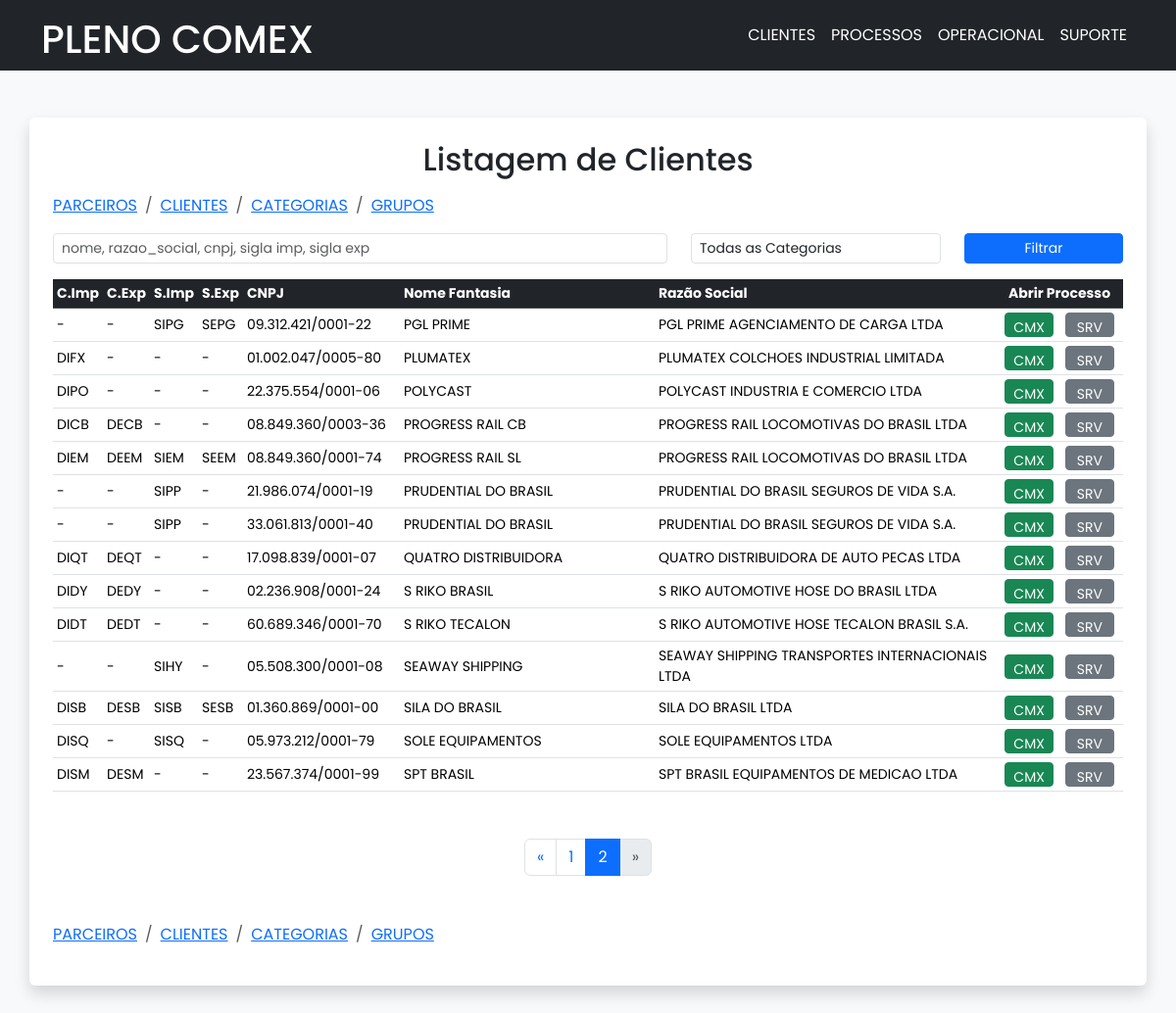
/clientes/?page=2, run on the app's committed database.
### operacional/models.py (models this page shows, shortened)
class Teste1Cliente(models.Model):
    STATUS_CHOICES = [
        ('A', 'ATIVO'),
        ('I', 'INATIVO'),
    ]
    nome = models.CharField(
        max_length=50, verbose_name='NOME FANTASIA', null=True, blank=True)
    razao_social = models.CharField(
        max_length=200, verbose_name='RAZÃO SOCIAL', null=True, blank=True)
    cnpj = models.CharField(
        max_length=25, verbose_name='CNPJ', null=True, blank=True)
    insc_est = models.CharField(
        max_length=25, verbose_name='INSC EST', null=True, blank=True)
    sigla_imp = models.CharField(
        max_length=5, verbose_name='SIGLA IMP', null=True, blank=True)
    sigla_exp = models.CharField(
        max_length=5, verbose_name='SIGLA EXP', null=True, blank=True)
    serv_sigla_imp = models.CharField(
        max_length=5, verbose_name='SIGLA IMP SERV', null=True, blank=True)
    serv_sigla_exp = models.CharField(
        max_length=5, verbose_name='SIGLA EXP SERV', null=True, blank=True)
    cod_interno = models.CharField(
        max_length=25, verbose_name='COD INTERNO', null=True, blank=True)
    observacoes = models.TextField(
        verbose_name='OBSERVACOES', null=True, blank=True)
    status = models.CharField(
        max_length=2, choices=STATUS_CHOICES)
    grupo = models.ForeignKey(Teste1Grupo, related_name='grupos',
                              on_delete=models.SET_NULL,
                              null=True, blank=True)
    categoria = models.ForeignKey(Teste1Categoria, related_name='categorias',
                                  on_delete=models.SET_NULL,
                                  null=True, blank=True)

### operacional/views.py (the view, shortened to what this page needs)
# urls.py: path('clientes/', ClienteView.as_view(), name='clientes'),
class ClienteView(View):
    template_name = 'clientes/clientes_list.html'
    def get(self, request):
        title = 'CLIENTES'
        form = ClienteForm()
        clientes = Teste1Cliente.objects.all().order_by('nome').filter(
                status='A', grupo_id=3)
        grupos = Teste1Grupo.objects.all()
        categorias = Teste1Categoria.objects.all()
        query = request.GET.get('q', '')
        status = request.GET.get('status', '')
        grupo = request.GET.get('grupo', '')
        categoria = request.GET.get('categoria', '')
        if status:
            clientes = clientes.filter(status=status)
        if grupo:
            clientes = clientes.filter(grupo__id=grupo)
        if categoria:
            clientes = clientes.filter(categoria__id=categoria)
        default_page = 1
        page = request.GET.get('page', default_page)
        clientes_per_page = 25
        paginator = Paginator(clientes, clientes_per_page)
        page_number = request.GET.get('page')
        clientes_page = paginator.get_page(page_number)
        try:
            clientes_page = paginator.page(page)
        except PageNotAnInteger:
            clientes_page = paginator.page(default_page)
        except EmptyPage:
            clientes_page = paginator.page(paginator.num_pages)
        return render(request, ClienteView.template_name, {
            'title': title,
            'clientes': clientes_page,
            'categorias': categorias,
            'query': query,
            'status': status,
            'grupos': grupos,
            'categoria': categoria,
            'form': form
        })

### operacional/templates/clientes/clientes_list.html (shortened to what this page needs)
{% extends 'base.html' %}
{% load static %}
{% block body %}
<main class="container p-4 rounded shadow bg-white my-5">
    <h2 class="text-center mb-3">Listagem de Clientes</h2>
    {% include 'clientes/_breadcrumb_clientes.html' %}
    <form method="POST" class="mb-3">
        <div class="row">
            <div class="col-sm-7">
                <input type="text" name="q" class="form-control form-control-sm" autocomplete="off"
                placeholder="nome, razao_social, cnpj, sigla imp, sigla exp" value="{{ query }}">
            </div>
            <div class="col-sm-3">
                <select name="categoria" class="form-control form-control-sm">
                <option value="">Todas as Categorias</option>
                </select>
            </div>
            <div class="col-sm-2">
                <button type="submit" class="btn btn-primary btn-sm w-100" name="search">Filtrar</button>
            </div>
        </div>
    </form>
    <table class="table table-responsive table-hover table-sm">
        <thead class="table-dark">
          <tr class="small">
            <th scope="col">C.Imp</th>
            <th scope="col">C.Exp</th>
            <th scope="col">S.Imp</th>
            <th scope="col">S.Exp</th>
            <th scope="col">CNPJ</th>
            <th scope="col">Nome Fantasia</th>
            <th scope="col">Razão Social</th>
            <th class="text-center" scope="col">Abrir Processo</th>
          </tr>
        </thead>
        <tbody class="table-sm">
            {% for cliente in clientes %}
            <tr class="small">
                <td class="align-middle" style="width:40px">{{ cliente.sigla_imp }}</td>
                <td class="align-middle" style="width:40px">{{ cliente.sigla_exp }}</td>
                <td class="align-middle" style="width:40px">{{ cliente.serv_sigla_imp }}</td>
                <td class="align-middle" style="width:40px">{{ cliente.serv_sigla_exp }}</td>
                <td class="align-middle" style="width:160px">{{ cliente.cnpj }}</td>
                <td class="align-middle" style="width:260px;">{{ cliente.nome }}</td>
                <td class="align-middle">{{ cliente.razao_social }}</td>
                <td class="text-center align-middle" style="width:130px">
                    <a style="width:50px; height: 25px;" href="" data-bs-toggle="modal" data-bs-target="#processoModal_{{ cliente.id }}"
                        class="btn btn-sm btn-success mx-1">CMX</a>
                    <a style="width:50px; height: 25px;" href="" data-bs-toggle="modal" data-bs-target="#processoServModal_{{ cliente.id }}"
                        class="btn btn-sm btn-secondary mx-1">SRV</a>
                </td>
            </tr>
            {% endfor %}
        </tbody>
    </table>
    <nav aria-label="Page navigation example">
        {% if clientes.has_other_pages %}
        <ul class="pagination justify-content-center mt-5">
            {% if clientes.has_previous %}
            <li class="page-item"><a class="page-link" href="?page={{ clientes.previous_page_number }}">&laquo;</a>
            </li>
            {% else %}
            <li class="page-item disabled"><span class="page-link">&laquo;</span></li>
            {% endif %}
            {% for i in clientes.paginator.page_range %}
            {% if clientes.number == i %}
            <li class="page-item active"><span class="page-link">{{ i }} <span class="sr-only">(current)</span></span></li>
            {% else %}
            <li class="page-item"><a class="page-link" href="?page={{ i }}">{{ i }}</a></li>
            {% endif %}
            {% endfor %}
            {% if clientes.has_next %}
            <li class="page-item"><a class="page-link" href="?page={{ clientes.next_page_number }}">&raquo;</a></li>
            {% else %}
            <li class="page-item disabled"><span class="page-link">&raquo;</span></li>
            {% endif %}
        </ul>
        {% endif %}
    </nav>
    {% include 'clientes/_breadcrumb_clientes.html' %}
</main>
{% endblock %}

### operacional/templates/base.html (style rules this page uses)
* { font-family: 'Poppins', sans-serif; }

### data on the page
Teste1Cliente: sigla_imp "-", sigla_exp "-", serv_sigla_imp "SIPG", serv_sigla_exp "SEPG", cnpj "09.312.421/0001-22", nome "PGL PRIME", razao_social "PGL PRIME AGENCIAMENTO DE CARGA LTDA"
Teste1Cliente: sigla_imp "DIFX", sigla_exp "-", serv_sigla_imp "-", serv_sigla_exp "-", cnpj "01.002.047/0005-80", nome "PLUMATEX", razao_social "PLUMATEX COLCHOES INDUSTRIAL LIMITADA"
Teste1Cliente: sigla_imp "DIPO", sigla_exp "-", serv_sigla_imp "-", serv_sigla_exp "-", cnpj "22.375.554/0001-06", nome "POLYCAST", razao_social "POLYCAST INDUSTRIA E COMERCIO LTDA"
Teste1Cliente: sigla_imp "DICB", sigla_exp "DECB", serv_sigla_imp "-", serv_sigla_exp "-", cnpj "08.849.360/0003-36", nome "PROGRESS RAIL CB", razao_social "PROGRESS RAIL LOCOMOTIVAS DO BRASIL LTDA"
Teste1Cliente: sigla_imp "DIEM", sigla_exp "DEEM", serv_sigla_imp "SIEM", serv_sigla_exp "SEEM", cnpj "08.849.360/0001-74", nome "PROGRESS RAIL SL", razao_social "PROGRESS RAIL LOCOMOTIVAS DO BRASIL LTDA"
Teste1Cliente: sigla_imp "-", sigla_exp "-", serv_sigla_imp "SIPP", serv_sigla_exp "-", cnpj "21.986.074/0001-19", nome "PRUDENTIAL DO BRASIL", razao_social "PRUDENTIAL DO BRASIL SEGUROS DE VIDA S.A."
Teste1Cliente: sigla_imp "-", sigla_exp "-", serv_sigla_imp "SIPP", serv_sigla_exp "-", cnpj "33.061.813/0001-40", nome "PRUDENTIAL DO BRASIL", razao_social "PRUDENTIAL DO BRASIL SEGUROS DE VIDA S.A."
Teste1Cliente: sigla_imp "DIQT", sigla_exp "DEQT", serv_sigla_imp "-", serv_sigla_exp "-", cnpj "17.098.839/0001-07", nome "QUATRO DISTRIBUIDORA", razao_social "QUATRO DISTRIBUIDORA DE AUTO PECAS LTDA"
Teste1Cliente: sigla_imp "DIDY", sigla_exp "DEDY", serv_sigla_imp "-", serv_sigla_exp "-", cnpj "02.236.908/0001-24", nome "S RIKO BRASIL", razao_social "S RIKO AUTOMOTIVE HOSE DO BRASIL LTDA"
Teste1Cliente: sigla_imp "DIDT", sigla_exp "DEDT", serv_sigla_imp "-", serv_sigla_exp "-", cnpj "60.689.346/0001-70", nome "S RIKO TECALON", razao_social "S RIKO AUTOMOTIVE HOSE TECALON BRASIL S.A."
Teste1Cliente: sigla_imp "-", sigla_exp "-", serv_sigla_imp "SIHY", serv_sigla_exp "-", cnpj "05.508.300/0001-08", nome "SEAWAY SHIPPING", razao_social "SEAWAY SHIPPING TRANSPORTES INTERNACIONAIS LTDA"
Teste1Cliente: sigla_imp "DISB", sigla_exp "DESB", serv_sigla_imp "SISB", serv_sigla_exp "SESB", cnpj "01.360.869/0001-00", nome "SILA DO BRASIL", razao_social "SILA DO BRASIL LTDA"
Teste1Cliente: sigla_imp "DISQ", sigla_exp "-", serv_sigla_imp "SISQ", serv_sigla_exp "-", cnpj "05.973.212/0001-79", nome "SOLE EQUIPAMENTOS", razao_social "SOLE EQUIPAMENTOS LTDA"
Teste1Cliente: sigla_imp "DISM", sigla_exp "DESM", serv_sigla_imp "-", serv_sigla_exp "-", cnpj "23.567.374/0001-99", nome "SPT BRASIL", razao_social "SPT BRASIL EQUIPAMENTOS DE MEDICAO LTDA", {{ cliente.id }} 25 (drawn)

### other printed values
{{ i }} "1"
{{ i }} "2"
